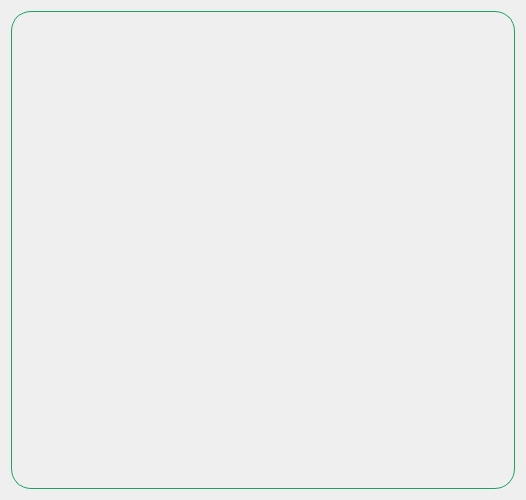
<?xml version="1.0" encoding="UTF-8"?>
<ui version="4.0">
 <class>current_setting</class>
 <widget class="QWidget" name="current_setting">
  <property name="geometry">
   <rect>
    <x>0</x>
    <y>0</y>
    <width>526</width>
    <height>500</height>
   </rect>
  </property>
  <property name="windowTitle">
   <string>Form</string>
  </property>
  <layout class="QHBoxLayout" name="horizontalLayout_2">
   <item>
    <layout class="QHBoxLayout" name="horizontalLayout">
     <item>
      <widget class="QTextBrowser" name="textBrowser">
       <property name="styleSheet">
        <string notr="true">border:1px solid;
border-radius:20px;
border-width:1px;
border-color: rgb(28, 162, 97);
background-color: rgba(255, 255, 255, 0);
font: 75 14pt &quot;Bell MT&quot;;</string>
       </property>
      </widget>
     </item>
    </layout>
   </item>
  </layout>
 </widget>
 <resources/>
 <connections/>
</ui>
